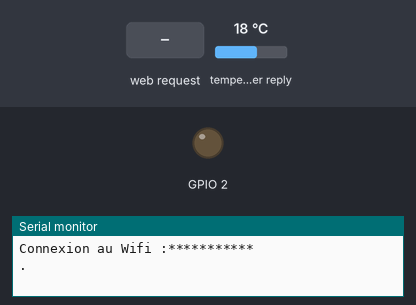
A program run on a simulated ESP32. Shown: output pins drawn as LEDs (lit = HIGH), the last lines printed to the serial monitor. Inputs (shaded band) come from the test bench; at power-on: temperature in the weather reply 18 °C. WiFi joins after 1.5 s; servers stay silent unless stated; web services answer with replies made up by the test bench.

Above: at 0.1 s.
At 2.7 s:
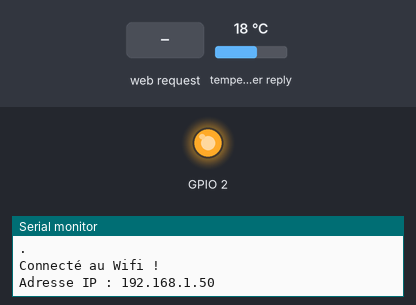
2.8 s: HTTP request GET /traitement received
Timing chart, 0 to 5.8 s (numbered marks = the images above; inputs shaded):
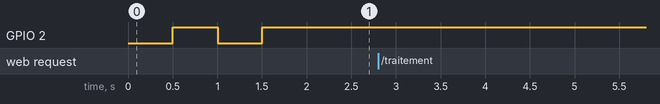

The program:

main.cpp
```cpp
#include <Arduino.h>
#include <WiFi.h>
#include <HTTPClient.h>
#include <ArduinoJson.h>
#include <WebServer.h>
#include <String.h>

const char* ssid = "***********";
const char* password = "***********";
const char* apiKey = "********************************";
WebServer monserver(80);
void accueil();
void meteo();

void setup() {
  Serial.begin(115200);
  WiFi.begin(ssid, password);
  pinMode(2, OUTPUT);
  Serial.print("Connexion au Wifi :");
  Serial.println(ssid);
  while (WiFi.status()!=WL_CONNECTED) // Tant que l'ESP32 n'est pas Well connected
  {
    Serial.println(".");
    delay(500);
    digitalWrite(2, !digitalRead(2));
  }
  Serial.println("Connecté au Wifi !");
  Serial.print("Adresse IP : ");
  Serial.println(WiFi.localIP());

  monserver.on("/", accueil);           // Page d'accueil
  monserver.on("/traitement", meteo);

  monserver.begin();
}

void accueil() {
  monserver.send(200, "text/html", R"extr(
    <!DOCTYPE html>
    <html>
    <head>
      <meta charset="UTF-8">
      <meta name="viewport" content="width=device-width, initial-scale=1.0">
      <title>Station Météo ESP32</title>
      <style>
        * {
          margin: 0;
          padding: 0;
          box-sizing: border-box;
        }

        body {
          font-family: 'Segoe UI', Arial, sans-serif;
          min-height: 100vh;
          background: linear-gradient(135deg, #667eea 0%, #764ba2 100%);
          color: white;
          padding: 20px;
          display: flex;
          flex-direction: column;
          align-items: center;
          justify-content: center;
        }

        .container {
          width: 100%;
          max-width: 500px;
          background: rgba(255, 255, 255, 0.1);
          backdrop-filter: blur(10px);
          border-radius: 20px;
          padding: 30px;
          box-shadow: 0 8px 32px rgba(0, 0, 0, 0.3);
        }

        h1 {
          font-size: clamp(24px, 5vw, 32px);
          margin-bottom: 30px;
          text-align: center;
        }

        label {
          font-size: clamp(16px, 3.5vw, 18px);
          display: block;
          margin-bottom: 15px;
          font-weight: 500;
        }

        select {
          width: 100%;
          padding: 15px;
          font-size: clamp(14px, 3vw, 16px);
          border: none;
          border-radius: 10px;
          background: white;
          color: #333;
          cursor: pointer;
          margin-bottom: 20px;
        }

        input[type="submit"] {
          width: 100%;
          padding: 15px;
          font-size: clamp(16px, 3.5vw, 18px);
          background: #4CAF50;
          color: white;
          border: none;
          border-radius: 10px;
          cursor: pointer;
          font-weight: bold;
          transition: background 0.3s;
        }

        input[type="submit"]:hover {
          background: #45a049;
        }

        input[type="submit"]:active {
          transform: scale(0.98);
        }
      </style>
    </head>
    <body>
      <div class="container">
        <h1>🌤️ Station Météo</h1>
        <form action="/traitement" method="GET">
          <label>Choisis une ville :</label>

          <select name="choixVille">
            <option value="Paris,fr">🗼 Paris</option>
            <option value="Marseille,fr">⛵ Marseille</option>
            <option value="Lyon,fr">🦁 Lyon</option>
            <option value="Toulouse,fr">✈️ Toulouse</option>
            <option value="Nice,fr">🏖️ Nice</option>
            <option value="Nantes,fr">🏰 Nantes</option>
            <option value="Strasbourg,fr">🏛️ Strasbourg</option>
          </select>

          <input type="submit" value="Voir la météo ☀️">
        </form>
      </div>
    </body>
    </html>
  )extr");
}

void meteo() {
   String ville = monserver.arg("choixVille");
  if (WiFi.status()==WL_CONNECTED)
  {
    HTTPClient http;
    String url = "http://api.openweathermap.org/data/2.5/weather?q=" + ville + "&APPID=" + String(apiKey) + "&units=metric";
    http.begin(url);
    int requete = http.GET();
    if(requete > 0)
    {
      String contenu = http.getString();
      JsonDocument Mondoc;
      DeserializationError error = deserializeJson(Mondoc, contenu);
      if (error) {
        Serial.print("Erreur de désérialisation JSON : ");
      } else {
        String name = Mondoc["name"];
        name.replace("Arrondissement de ", "");
        float temp = Mondoc["main"]["temp"];
        float humidity = Mondoc["main"]["humidity"];
        /*
        Serial.print("Ville : ");
        Serial.println(name);
        Serial.print("Température : ");
        Serial.println(temp);
        Serial.print("Humidité : ");
        Serial.println(humidity);
        */
        Serial.print(name);
        Serial.print(",");
        Serial.print(temp);
        Serial.print(",");
        Serial.println(humidity);

      String pageResultat = R"extr(
        <!DOCTYPE html>
        <html>
        <head>
          <meta charset="UTF-8">
          <meta name="viewport" content="width=device-width, initial-scale=1.0">
          <title>Météo )extr";
              pageResultat += name;
              pageResultat += R"extr(</title>
          <style>
            * {
              margin: 0;
              padding: 0;
              box-sizing: border-box;
            }

            body {
              font-family: 'Segoe UI', Arial, sans-serif;
              min-height: 100vh;
              background: linear-gradient(135deg, #667eea 0%, #764ba2 100%);
              color: white;
              padding: 20px;
              display: flex;
              flex-direction: column;
              align-items: center;
              justify-content: center;
            }

            .container {
              width: 100%;
              max-width: 500px;
              background: rgba(255, 255, 255, 0.1);
              backdrop-filter: blur(10px);
              border-radius: 20px;
              padding: 30px;
              box-shadow: 0 8px 32px rgba(0, 0, 0, 0.3);
              text-align: center;
            }

            h1 {
              font-size: clamp(20px, 4vw, 28px);
              margin-bottom: 10px;
            }

            .city {
              font-size: clamp(28px, 6vw, 40px);
              font-weight: bold;
              margin-bottom: 30px;
              color: #FFD700;
            }

            .meteo-box {
              background: rgba(255, 255, 255, 0.15);
              border-radius: 15px;
              padding: 25px;
              margin: 20px 0;
            }

            .temp {
              font-size: clamp(48px, 10vw, 72px);
              color: #FFD700;
              font-weight: bold;
              margin: 10px 0;
            }

            .humidity {
              font-size: clamp(20px, 4vw, 28px);
              color: #87CEEB;
              margin: 10px 0;
            }

            .btn {
              display: inline-block;
              margin-top: 25px;
              padding: 15px 30px;
              background: #4CAF50;
              color: white;
              text-decoration: none;
              border-radius: 10px;
              font-weight: bold;
              font-size: clamp(14px, 3vw, 16px);
              transition: background 0.3s;
            }

            .btn:hover {
              background: #45a049;
            }

            .btn:active {
              transform: scale(0.98);
            }
          </style>
        </head>
        <body>
          <div class="container">
            <h1>🌤️ Météo en direct</h1>
            <div class="city">📍 )extr";
              pageResultat += name;
              pageResultat += R"extr(</div>

            <div class="meteo-box">
              <div class="temp">🌡️ )extr";
              pageResultat += String(temp, 1);
              pageResultat += R"extr( °C</div>
              <div class="humidity">💧 )extr";
              pageResultat += String(humidity, 0);
              pageResultat += R"extr( %</div>
            </div>

            <a href="/" class="btn">← Retour au menu</a>
          </div>
        </body>
        </html>
        )extr";
        monserver.send(200, "text/html", pageResultat);
      }
      http.end();
    }
    else
    {
      Serial.print("Erreur de requete : ");
      Serial.println(requete);
      http.end();
    }
  }
  else
  {
    Serial.println("Erreur de connexion au Wifi");
  }
}


void loop() {
  monserver.handleClient();
}
```
